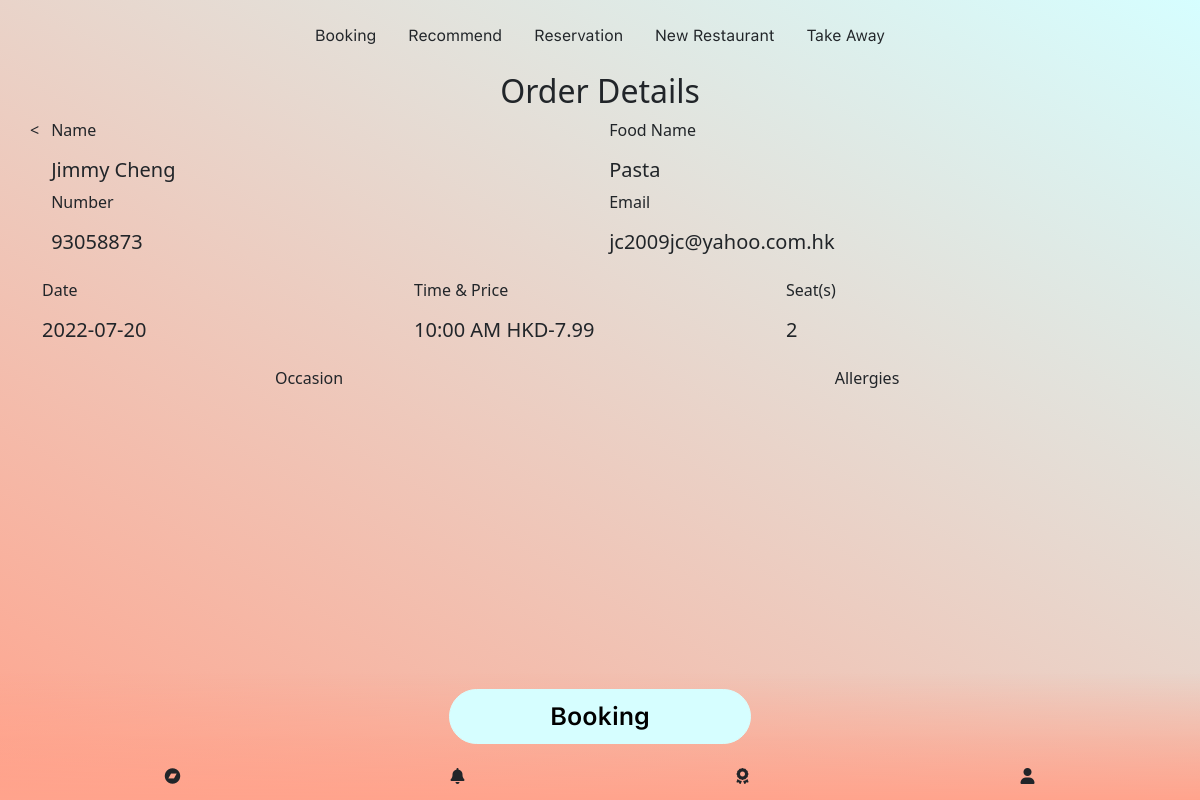
Screenshot of /order-detail.php?code=RZBKA384 with the database file from the repository.
### tables this page shows
CREATE TABLE `order_detail` (
  `id` int(11) NOT NULL,
  `name` varchar(100) NOT NULL,
  `restaurant` varchar(100) NOT NULL,
  `food` varchar(100) NOT NULL,
  `code` varchar(8) NOT NULL,
  `date` varchar(20) NOT NULL,
  `time` varchar(20) NOT NULL,
  `seat_number` varchar(20) NOT NULL,
  `number` varchar(20) NOT NULL,
  `email` varchar(100) NOT NULL,
  `price` double(10,2) NOT NULL,
  `occasion` varchar(150) NOT NULL,
  `alergies` varchar(150) NOT NULL,
  `status` int(11) NOT NULL DEFAULT 0,
  `inserted_at` datetime NOT NULL,
  `updated_at` timestamp NOT NULL DEFAULT current_timestamp() ON UPDATE current_timestamp()
);

### admin/includes/dbController.php (called while the page is built, shortened)
<?php
class DBController {
    private $host = "localhost";
    private $user = "root";
    private $password = "";
    private $database = "restaurents";
    private $conn;
    function __construct() {
        $this->conn = $this->connectDB();
    }
    function connectDB() {
        $conn = mysqli_connect($this->host,$this->user,$this->password,$this->database);
        return $conn;
    }
    function runQuery($query) {
        $result = mysqli_query($this->conn,$query);
        while($row=mysqli_fetch_assoc($result)) {
            $resultset[] = $row;
        }
        if(!empty($resultset))
            return $resultset;
    }
}

### includes/db-configure.php (called while the page is built)
<?php
require_once("admin/includes/dbController.php");
$db_handle = new DBController();
require_once("admin/includes/send_report.php");

### admin/includes/send_report.php (called while the page is built, shortened)
<?php
$daily_report = $db_handle->runQuery("SELECT * FROM `daily_report` order by id desc");
$monthly_report = $db_handle->runQuery("SELECT * FROM `monthly_report` order by id desc");

### order-detail.php (the view, shortened to what this page needs)
<?php
require_once('includes/db-configure.php');
?>
<!doctype html>
<html lang="en">
<head>
    <link href="assets/vendors/bootstrap/css/bootstrap.min.css" rel="stylesheet"/>
    <link rel="stylesheet" href="assets/vendors/font-awesome/css/all.min.css"/>
    <link rel='stylesheet' href='assets/vendors/swiper/css/swiper.min.css'>
    <link rel='stylesheet' href='assets/css/style.css'>
</head>
<body>
<section class="container mt-3 mb-5 pb-5">
    <div class="header">
        <ul class="nav d-flex justify-content-center">
            <li class="nav-item">
                <a class="nav-link active text-dark" aria-current="page" href="Booking">Booking</a>
            </li>
            <li class="nav-item">
                <a class="nav-link text-dark" href="#">Recommend</a>
            </li>
            <li class="nav-item">
                <a class="nav-link text-dark" href="#">Reservation</a>
            </li>
            <li class="nav-item">
                <a class="nav-link text-dark" href="#">New Restaurant</a>
            </li>
            <li class="nav-item">
                <a class="nav-link text-dark" href="#">Take Away</a>
            </li>
        </ul>
    </div>
    <div class="row mb-5">
        <div class="col-12 mt-3">
            <h2 class="text-center">Order Details</h2>
            <?php
            $order_data = $db_handle->runQuery("SELECT * FROM `order_detail` where code='{$_GET['code']}'");
            ?>
        </div>
        <<div class="row mb-3">
            <div class="col-md-6">
                <p>Name</p>
                <h5>
                    <?php
                    echo $order_data[0]['name'];
                    ?>
                </h5>
            </div>
            <div class="col-md-6">
                <p>Food Name</p>
                <h5>
                    <?php
                    echo $order_data[0]['food'];
                    ?>
                </h5>
            </div>
            <div class="col-md-6">
                <p>Number</p>
                <h5>
                    <?php
                    echo $order_data[0]['number'];
                    ?>
                </h5>
            </div>
            <div class="col-md-6">
                <p>Email</p>
                <h5>
                    <?php
                    echo $order_data[0]['email'];
                    ?>
                </h5>
            </div>
        </div>
        <div class="row mb-3">
            <div class="col-md-4">
                <p>Date</p>
                <h5>
                    <?php
                    echo $order_data[0]['date'];
                    ?>
                </h5>
            </div>
            <div class="col-md-4">
                <p>Time & Price</p>
                <h5>
                    <?php
                    echo $order_data[0]['time'].' HKD-'.$order_data[0]['price'];
                    ?>
                </h5>
            </div>
            <div class="col-md-4">
                <p>Seat(s)</p>
                <h5>
                    <?php
                    echo $order_data[0]['seat_number'];
                    ?>
                </h5>
            </div>
        </div>
        <div class="row mb-3">
            <div class="col-md-6 text-center">
                <p>Occasion</p>
            </div>
            <div class="col-md-6 text-center">
                <p>Allergies</p>
            </div>
        </div>
    </div>
</section>
<footer class="fixed-bottom pb-3 pt-3 bg-custom">
    <div class="container">
        <div class="d-flex justify-content-center align-items-center">
            <button type="button" class="btn btn-info btn-lg custom-button" onclick="window.location.href='Booking'">
                Booking
            </button>
        </div>
        <div class="row mt-4">
            <div class="col-3 d-flex justify-content-center align-items-center">
                <i class="fa-brands fa-bandcamp"></i>
            </div>
            <div class="col-3 d-flex justify-content-center align-items-center">
                <i class="fa-solid fa-bell"></i>
            </div>
            <div class="col-3 d-flex justify-content-center align-items-center">
                <i class="fa-solid fa-award"></i>
            </div>
            <div class="col-3 d-flex justify-content-center align-items-center">
                <i class="fa-solid fa-user"></i>
            </div>
        </div>
    </div>
</footer>
</body>
</html>

### assets/css/style.css (style rules this page uses)
body { background-image: linear-gradient(210deg, #d6feff, #ffa38c); height: 100%; margin: 0; background-repeat: no-repeat; background-attachment: fixed; }
.bg-custom { background: linear-gradient(180deg, #fbfbfb00, #ffa38c); }
.nav-link,.card-text { font-family: 'sf-pro-regular'; }
.custom-button { font-family: 'sf-pro-semibold'; background-color: #d6feff; border-color: #d6feff; border-radius: 35px; font-size: 25px; color: black; padding: 8px 100px; }

### rows the page displays
order_detail: name "Jimmy Cheng", food "Pasta", number "93058873", email "jc2009jc@yahoo.com.hk", date "2022-07-20", time "10:00 AM", price "7.99", seat_number "2"
